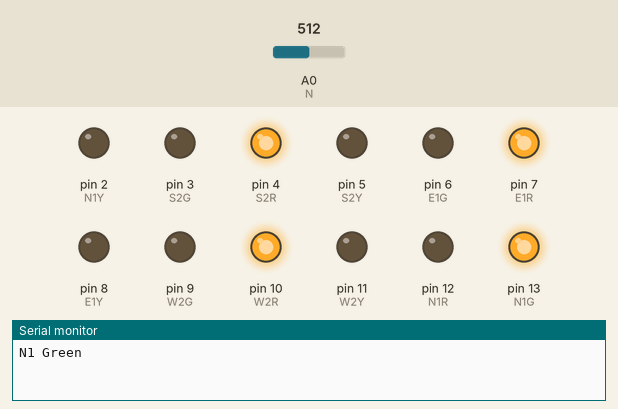
Simulated run of this sketch. Board: Arduino Mega 2560, built with avr-gcc and run on an emulated ATmega2560. Shown: output pins drawn as LEDs (lit = HIGH), the last lines printed to the serial monitor. The inputs (shaded band) are chosen by the test bench; at power-on: A0 (N) = 512.

Above: at 2.5 s.
At 6.5 s:
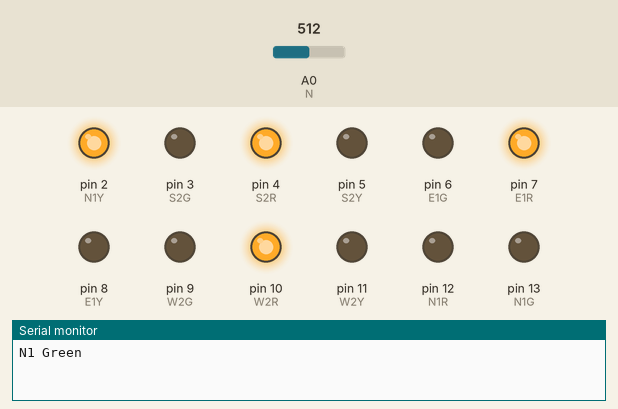
At 13.5 s:
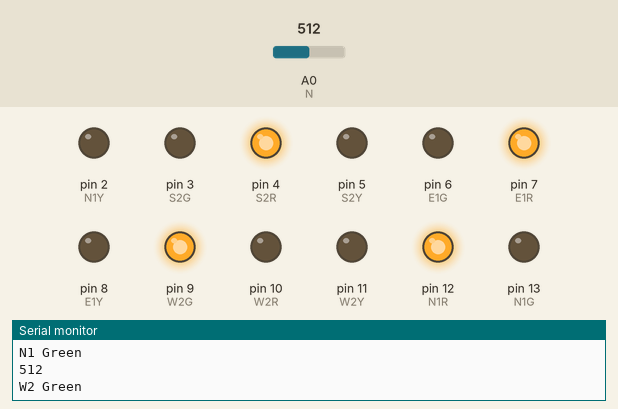
At 28.5 s:
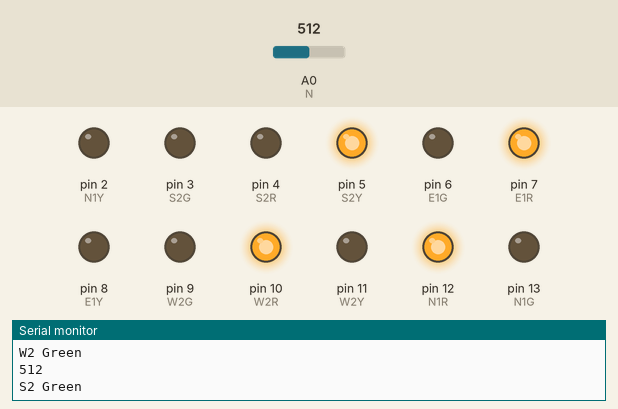
At 39.5 s:
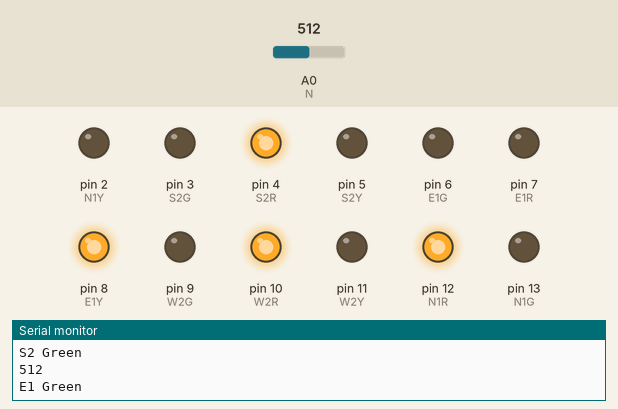
At 53.5 s:
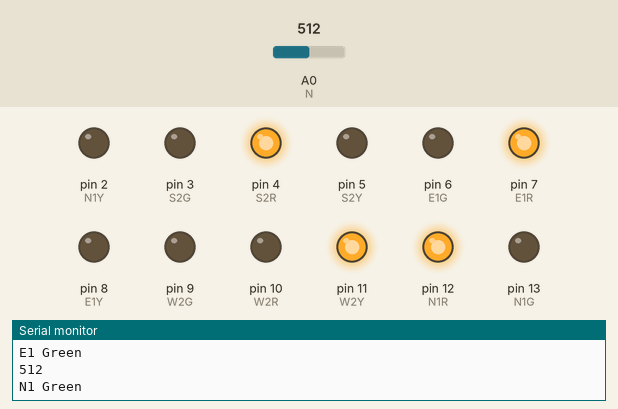
Timing chart, 0 to 57.2 s (numbered marks = the images above):
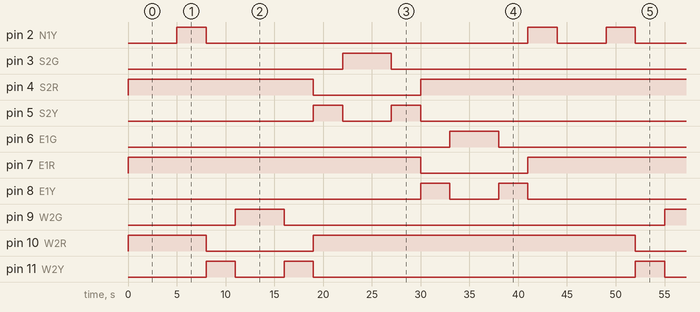

Measured:
- by itself, pin 2 (N1Y): repeats every 44.0 s: LOW 33.0 s, HIGH 3.0 s, LOW 5.0 s, HIGH 3.0 s
- by itself, pin 3 (S2G), pin 6 (E1G), pin 9 (W2G), pin 13 (N1G): alternates HIGH for 5.0 s and LOW for 39.0 s
- by itself, pin 4 (S2R), pin 7 (E1R), pin 10 (W2R), pin 12 (N1R): alternates HIGH for 33.0 s and LOW for 11.0 s
- by itself, pin 5 (S2Y), pin 8 (E1Y), pin 11 (W2Y): repeats every 44.0 s: LOW 5.0 s, HIGH 3.0 s, LOW 33.0 s, HIGH 3.0 s

The sketch:

traffic.ino
```cpp
#define N1G 13
#define N1R 12
#define N1Y 2

#define S2G 3
#define S2R 4
#define S2Y 5

#define E1G 6
#define E1R 7
#define E1Y 8

#define W2G 9
#define W2R 10
#define W2Y 11

#define N A0
#define ledN 22
#define ledS 23
#define ledE 24
#define ledW 25

int a=0;

void setup() {
  Serial.begin(9600);
  pinMode(N1G ,OUTPUT);
  pinMode(N1R ,OUTPUT);
  pinMode(N1Y ,OUTPUT);

  pinMode(S2G ,OUTPUT);
  pinMode(S2R ,OUTPUT);
  pinMode(S2Y ,OUTPUT);

  pinMode(E1G ,OUTPUT);
  pinMode(E1R ,OUTPUT);
  pinMode(E1Y ,OUTPUT);

  pinMode(W2G ,OUTPUT);
  pinMode(W2R ,OUTPUT);
  pinMode(W2Y ,OUTPUT);

  digitalWrite(N1G,HIGH);
  digitalWrite(S2R,HIGH);
  digitalWrite(E1R,HIGH);
  digitalWrite(W2R,HIGH);


}

void loop() {
  if(digitalRead(N1G))
  {
    Serial.println("N1 Green");
    digitalWrite(S2R,HIGH);
    digitalWrite(E1R,HIGH);
    digitalWrite(W2R,HIGH);
    delay(5*1000);

    digitalWrite(N1G,LOW);
    digitalWrite(N1Y,HIGH);
    delay(3*1000);
    digitalWrite(N1Y,LOW);
    digitalWrite(N1R,HIGH);
    digitalWrite(W2R,LOW);
    digitalWrite(W2Y,HIGH);
    delay(3*1000);
    digitalWrite(W2Y,LOW);
    digitalWrite(W2G,HIGH);
    digitalWrite(W2R,LOW);

  }
  else if(digitalRead(W2G))
  {

    Serial.println("W2 Green");

    digitalWrite(S2R,HIGH);
    digitalWrite(E1R,HIGH);
    digitalWrite(N1R,HIGH);

    delay(5*1000);

    digitalWrite(W2G,LOW);
    digitalWrite(W2Y,HIGH);
    delay(3*1000);
    digitalWrite(W2Y,LOW);
    digitalWrite(W2R,HIGH);
    digitalWrite(S2R,LOW);
    digitalWrite(S2Y,HIGH);
    delay(3*1000);
    digitalWrite(S2Y,LOW);
    digitalWrite(S2G,HIGH);
    digitalWrite(S2R,LOW);

  }
  else if(digitalRead(S2G))
  {
    Serial.println("S2 Green");
    digitalWrite(W2R,HIGH);
    digitalWrite(E1R,HIGH);
    digitalWrite(N1R,HIGH);

    delay(5*1000);

    digitalWrite(S2G,LOW);
    digitalWrite(S2Y,HIGH);
    delay(3*1000);
    digitalWrite(S2Y,LOW);
    digitalWrite(S2R,HIGH);
    digitalWrite(E1R,LOW);
    digitalWrite(E1Y,HIGH);
    delay(3*1000);
    digitalWrite(E1Y,LOW);
    digitalWrite(E1G,HIGH);
    digitalWrite(E1R,LOW);

  }
  else if(digitalRead(E1G))
  {
    Serial.println("E1 Green");
    digitalWrite(W2R,HIGH);
    digitalWrite(S2R,HIGH);
    digitalWrite(N1R,HIGH);

    delay(5*1000);

    digitalWrite(E1G,LOW);
    digitalWrite(E1Y,HIGH);
    delay(3*1000);
    digitalWrite(E1Y,LOW);
    digitalWrite(E1R,HIGH);
    digitalWrite(N1R,LOW);
    digitalWrite(N1Y,HIGH);
    delay(3*1000);
    digitalWrite(N1Y,LOW);
    digitalWrite(N1G,HIGH);
    digitalWrite(N1R,LOW);

  }
  a=analogRead(N);
  Serial.println(a);
  if(a<150)
  {
    digitalWrite(ledN,HIGH);
    digitalWrite(ledS,HIGH);
    digitalWrite(ledE,HIGH);
    digitalWrite(ledW,HIGH);
  }
  else if(a>150)
  {
    digitalWrite(ledN,LOW);
    digitalWrite(ledS,LOW);
    digitalWrite(ledE,LOW);
    digitalWrite(ledW,LOW);
  }
}
```
